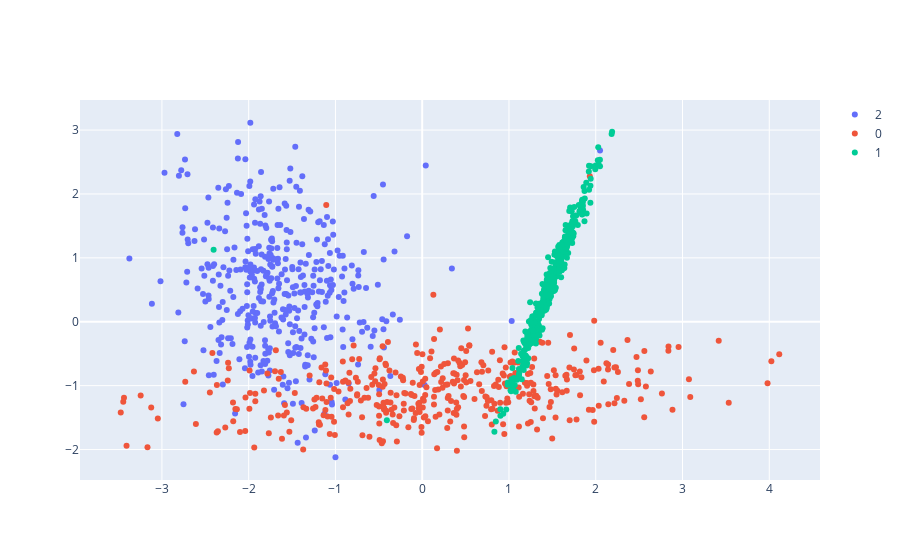

The code cell stored with this chart in its notebook:
### Code cell
import pandas as pd
import plotly.graph_objs as go

chart_data = pd.DataFrame(pca.transform(train_stimuli['x']), columns=['1', '2'])
chart_data['y'] = train_stimuli['y']
trace = []
for y in chart_data['y'].unique():
    dfi = chart_data[chart_data['y'] == y]
    trace.append(go.Scatter(x=dfi['1'], y=dfi['2'], mode='markers', name=str(y)))
fig = go.Figure(data=trace)
fig.show()

### Figure 1 — Plotly figure (JSON) as saved in the notebook; plotly's stock layout.template omitted (floating-point values rounded to 4 significant figures; data arrays with more than 128 entries replaced by an {"elided": "..."} marker saying what was removed)
{"data": [{"mode": "markers", "name": "2", "x": {"elided": "401 float values"}, "y": {"elided": "401 float values"}, "type": "scatter"}, {"mode": "markers", "name": "0", "x": {"elided": "400 float values"}, "y": {"elided": "400 float values"}, "type": "scatter"}, {"mode": "markers", "name": "1", "x": {"elided": "399 float values"}, "y": {"elided": "399 float values"}, "type": "scatter"}], "layout": {}}
